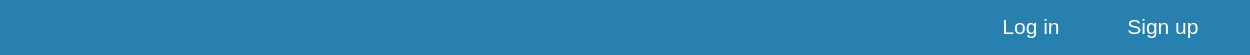
       <widget class="QFrame" name="frm1_mainBar_3">
        <property name="geometry">
         <rect>
          <x>10</x>
          <y>2</y>
          <width>1250</width>
          <height>55</height>
         </rect>
        </property>
        <property name="styleSheet">
         <string notr="true">*{
background-color: #2880AE;
border-radius: 25px;
}</string>
        </property>
        <property name="frameShape">
         <enum>QFrame::StyledPanel</enum>
        </property>
        <property name="frameShadow">
         <enum>QFrame::Raised</enum>
        </property>
        <widget class="QPushButton" name="btn1_frm1_signUp_3">
         <property name="geometry">
          <rect>
           <x>1106</x>
           <y>9</y>
           <width>114</width>
           <height>35</height>
          </rect>
         </property>
         <property name="font">
          <font>
           <pointsize>16</pointsize>
           <bold>false</bold>
          </font>
         </property>
         <property name="cursor">
          <cursorShape>PointingHandCursor</cursorShape>
         </property>
         <property name="styleSheet">
          <string notr="true">*{
color: #ffffff;
}</string>
         </property>
         <property name="text">
          <string>Sign up</string>
         </property>
        </widget>
        <widget class="QPushButton" name="btn2_frm1_login_3">
         <property name="geometry">
          <rect>
           <x>976</x>
           <y>9</y>
           <width>110</width>
           <height>35</height>
          </rect>
         </property>
         <property name="font">
          <font>
           <pointsize>16</pointsize>
           <bold>false</bold>
          </font>
         </property>
         <property name="cursor">
          <cursorShape>PointingHandCursor</cursorShape>
         </property>
         <property name="styleSheet">
          <string notr="true">*{
color: #ffffff;
}</string>
         </property>
         <property name="text">
          <string>Log in</string>
         </property>
        </widget>
        <widget class="QPushButton" name="btn_logo_3">
         <property name="geometry">
          <rect>
           <x>25</x>
           <y>7</y>
           <width>141</width>
           <height>41</height>
          </rect>
         </property>
         <property name="cursor">
          <cursorShape>PointingHandCursor</cursorShape>
         </property>
         <property name="styleSheet">
          <string notr="true">*{
border: 0;
backgroung-color: rgba(0,0,0,0);
}</string>
         </property>
         <property name="text">
          <string/>
         </property>
         <property name="icon">
          <iconset resource="Resources.qrc">
           <normaloff>:/img/assets/img/logo-white.png</normaloff>:/img/assets/img/logo-white.png</iconset>
         </property>
         <property name="iconSize">
          <size>
           <width>145</width>
           <height>60</height>
          </size>
         </property>
        </widget>
       </widget>
